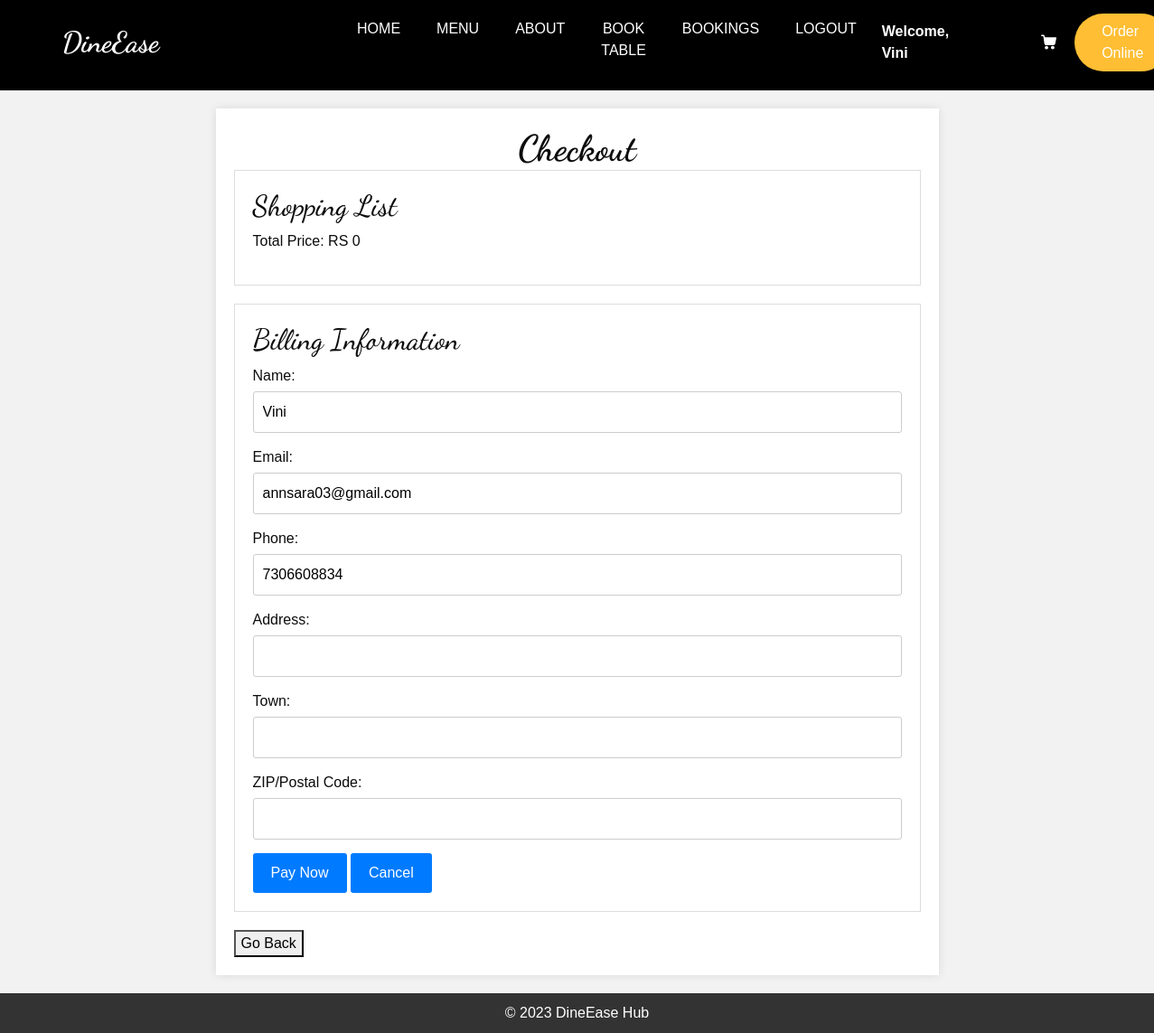
/checkout/ (signed in), run on an earlier commit of the app's database.
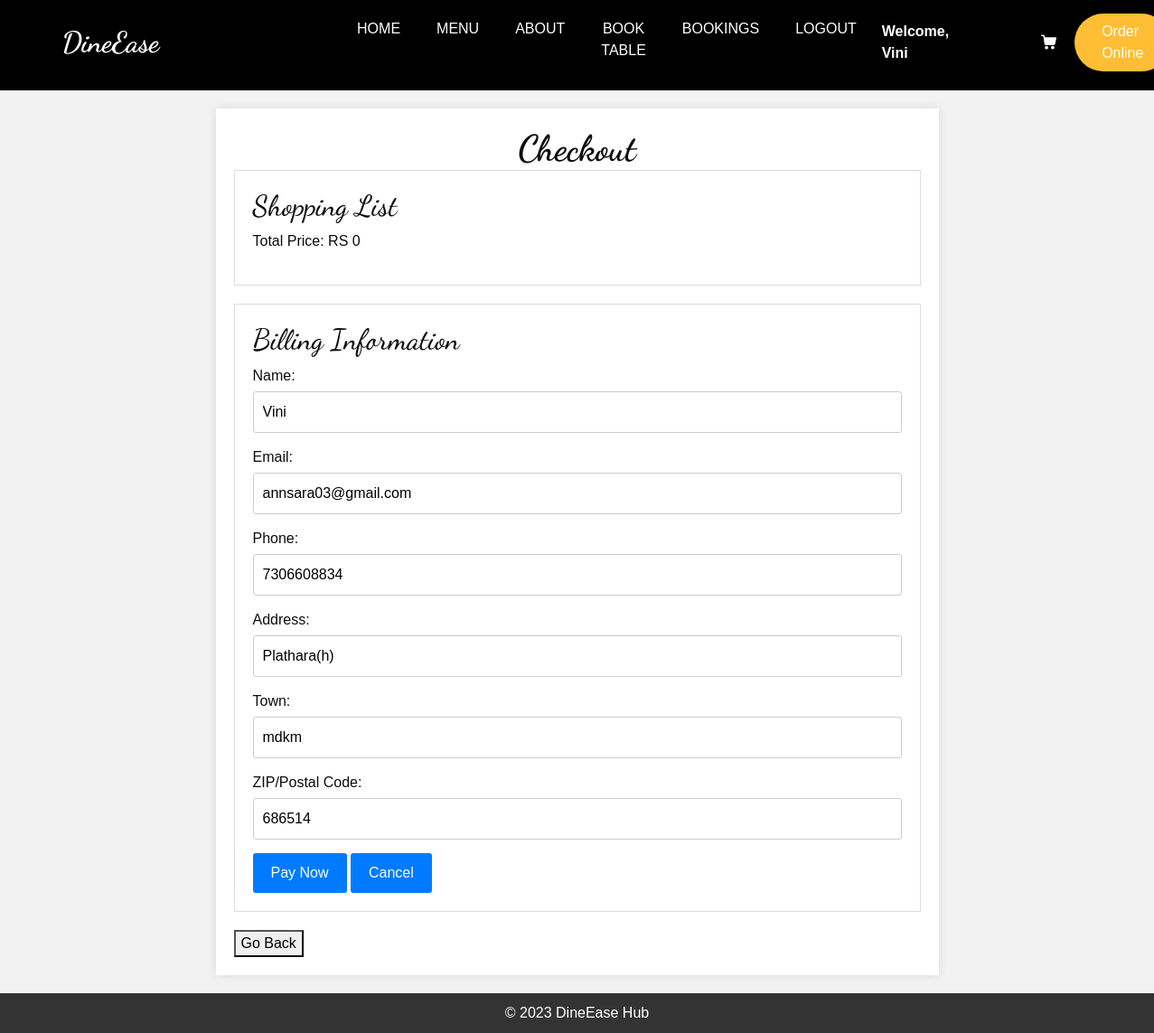
And on a later commit of the database.
### home/models.py (models this page shows, shortened)
class BillingInformation(models.Model):
    user = models.OneToOneField(CustomUser, on_delete=models.CASCADE)
    address = models.TextField()
    town = models.CharField(max_length=50)
    zip_code = models.CharField(max_length=10)
    payment_status = models.BooleanField(default=True)
    amount = models.DecimalField(max_digits=8, decimal_places=2)
    menu = models.ManyToManyField(menus, blank=True)

### home/views.py (the view, shortened to what this page needs)
# urls.py: path('checkout/',checkout,name='checkout'),
@login_required
def checkout(request):
    if not request.user.is_authenticated:
        return redirect('login')  # Redirect to login page if the user is not authenticated
    user = request.user
    cart_items = AddToCart.objects.filter(user=user)
    total_price = sum(item.menu.price * item.quantity for item in cart_items)
    try:
        billing_info = BillingInformation.objects.get(user=user)
    except BillingInformation.DoesNotExist:
        billing_info = None
    context = {
        'cart_items': cart_items,
        'total_price': total_price,
        'billing_info': billing_info,
    }
    return render(request, 'delAddress.html', context)

### templates/delAddress.html (shortened to what the changed rows need)
{% load static %}
<!DOCTYPE html>
<html lang="en">
<head>
  <link rel="stylesheet" type="text/css" href="{% static 'css/bootstrap.css' %}" />
  <link rel="stylesheet" type="text/css" href="https://cdnjs.cloudflare.com/ajax/libs/OwlCarousel2/2.3.4/assets/owl.carousel.min.css" />
  <link rel="stylesheet" href="https://cdnjs.cloudflare.com/ajax/libs/jquery-nice-select/1.1.0/css/nice-select.min.css" />
  <link href="{% static 'css/font-awesome.min.css' %}" rel="stylesheet" />
  <link href="{% static 'css/style.css' %}" rel="stylesheet" />
  <link href="{% static 'css/responsive.css' %}" rel="stylesheet" />
  <link rel="stylesheet" href="https://cdnjs.cloudflare.com/ajax/libs/font-awesome/7.0.0/css/all.min.css">
</head>
<body>
    <main>
        <h1 style="font-weight:1000; text-align:center;">Checkout</h1>
        <section id="cart">
            <h2>Shopping List</h2>
        </section>
        <section id="billing">
            <h2>Billing Information</h2>
            <form action="{% url 'checkout' %}" method="post">
                <label for="name">Name:</label>
                <input type="text" id="name" name="name" value="{{ user.name }}" readonly>
                <label for="email">Email:</label>
                <input type="email" id="email" name="email" value="{{ user.email }}" readonly>
		            <label for="phone">Phone:</label>
                <input type="text" id="text" name="text" value="{{ user.phone }}" readonly>
                <label for="address">Address:</label>
                <input type="text" id="address" name="address" required value="{{ billing_info.address|default:'' }}">
                <label for="town">Town:</label>
                <input type="text" id="town" name="town" required value="{{ billing_info.town|default:'' }}">
                <label for="zip">ZIP/Postal Code:</label>
                <input type="text" id="zip" name="zip" required value="{{ billing_info.zip_code|default:'' }}">
                <button type="submit">Pay Now</button>
                <button type="button" id="cancel-button">Cancel</button>
            </form>
        </section>
    </main>
</body>
</html>

What changed in the data, as far as the page shows it:
added BillingInformation: address "Plathara(h)", town "mdkm", zip "686514"
